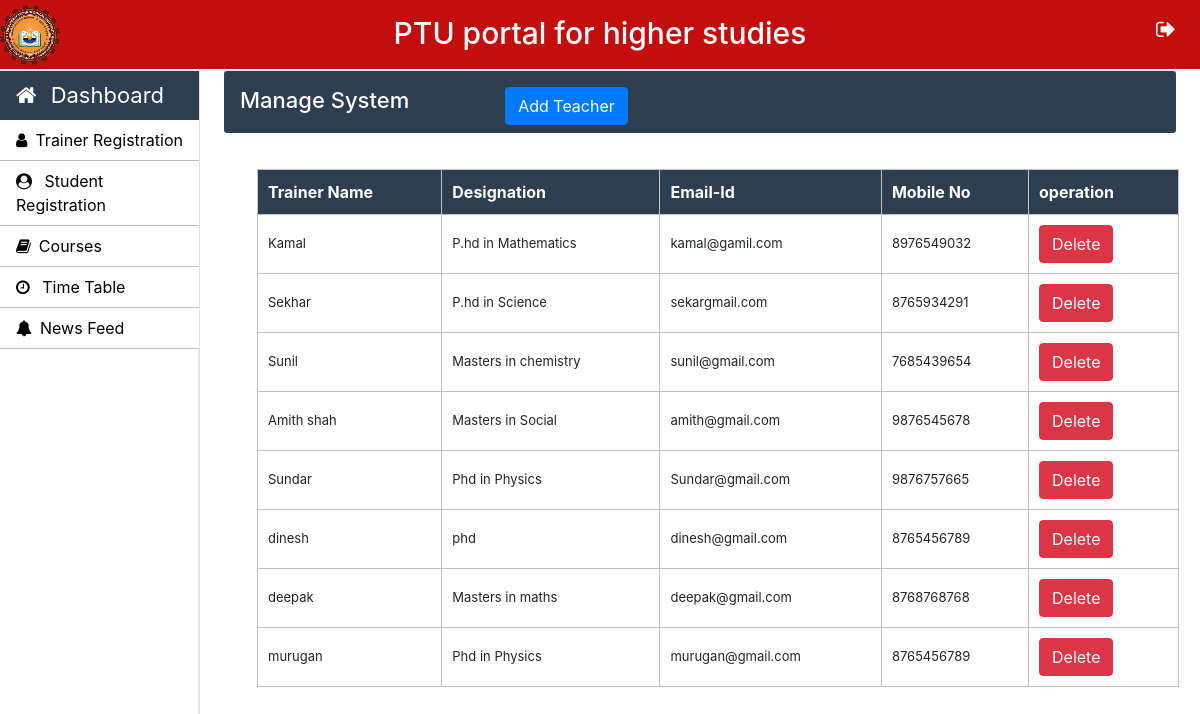
/Admin/teacher.php, run on the app's committed database.
### tables this page shows
CREATE TABLE `trainer_tbl` (
  `id` int(20) NOT NULL,
  `tname` varchar(30) NOT NULL,
  `desig` varchar(20) NOT NULL,
  `email_id` varchar(20) NOT NULL,
  `phno` varchar(10) NOT NULL
);

### Admin/teacher.php (the view, shortened to what this page needs)
<?php
	require_once "config.php";
	?>
<!doctype html>
<html lang="en">
	<head>
	</head>
	<body>
		<?php include('../common/common-header.php') ?>
		<?php include('../common/admin-sidebar.php') ?>
		<main role="main" class="col-xl-10 col-lg-9 col-md-8 ml-sm-auto px-md-4 mb-2 w-100">
			<div class="sub-main">
				<div class="text-center d-flex flex-wrap flex-md-nowrap pt-3 pb-2 mb-3 text-white admin-dashboard pl-3">
					<div class="d-flex">
						<h4 class="mr-5">Manage System</h4>
						<button type="button" class="btn btn-primary ml-5" data-toggle="modal" data-target=".bd-example-modal-lg">Add Teacher</button>
					</div>
				</div>
				<div class="row w-100">
				</div>
				<div class="row w-100">
					<div class="col-md-12 ml-2">
						<section class="mt-3">
							<table class="w-100 table-elements mb-5 table-three-tr" cellpadding="10">
								<tr class="table-tr-head table-three text-white">
									<th>Trainer Name</th>
									<th>Designation</th>
									<th>Email-Id</th>
									<th>Mobile No</th>
									<th>operation</th>
								</tr>
								<?php
								$query="select * from trainer_tbl";
								$run=mysqli_query($con,$query);
								while($row=mysqli_fetch_array($run)) {
									echo "<tr>";
									echo "<td>".$row["tname"]."</td>";
									echo "<td>".$row["desig"]."</td>";
									echo "<td>".$row["email_id"]."</td>";
									echo "<td>".$row["phno"]."</td>";
									echo "<td width='150'> <a class='btn btn-danger' href=delete-function.php?teacher_id=".$row['id'].">Delete</a></td>";
									echo "</tr>";
								}
								?>
							</table>
						</section>
					</div>
				</div>
			</div>
		</main>
	</body>
</html>

### Css/style.css (style rules this page uses)
h4 { font-size: 22px; }
.admin-dashboard { margin-top: 1px !important; background: #2c3e50 !important; border-radius: 3px; }
.table-elements tr, td, th { font-size: 13px; border: 1px solid rgb(194, 193, 193); padding-left: 10px !important; }
.table-three { background: #2c3e50 !important; }
.table-tr-head { height: 45px !important; padding: 10px !important; margin-top: 5px !important; }
.table-font-for-transcript td, th { font-size: 16px !important; }

### Common/common-header.php (style rules this page uses)
table { text-align:left; margin-left: 25px; }

### data on the page
trainer_tbl: tname "Kamal", desig "P.hd in Mathematics", email "kamal@gamil.com", phno "8976549032"
trainer_tbl: tname "Sekhar", desig "P.hd in Science", email "sekargmail.com", phno "8765934291"
trainer_tbl: tname "Sunil", desig "Masters in chemistry", email "sunil@gmail.com", phno "7685439654"
trainer_tbl: tname "Amith shah", desig "Masters in Social", email "amith@gmail.com", phno "9876545678"
trainer_tbl: tname "Sundar", desig "Phd in Physics", email "Sundar@gmail.com", phno "9876757665"
trainer_tbl: tname "dinesh", desig "phd", email "dinesh@gmail.com", phno "8765456789"
trainer_tbl: tname "deepak", desig "Masters in maths", email "deepak@gmail.com", phno "8768768768"
trainer_tbl: tname "murugan", desig "Phd in Physics", email "murugan@gmail.com", phno "8765456789"
